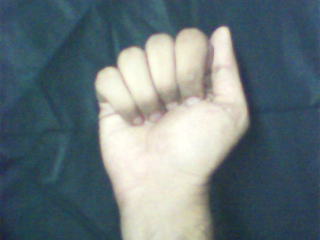
%> input picture data1/A1.bmp, 320 x 240 px
$ octave temp.m   (GNU Octave 9; MATLAB toolbox functions it lacks are replaced by stand-ins)
%> lines starting %> are read from the running program, lines starting %| are printed output that depends on the picture; in (x1, y1, x2, y2) boxes, pixels count from 0 and x2, y2 are one past the last pixel; in counts of white or black regions, pixels touching at a corner belong together; the program's own positions count from 1
clc
clear all
a = imread('A1.bmp');
%> a is the input picture: size 240x320x3 uint8; mean R, G, B 104, 118.5, 123.4
figure, imshow(a);
b = rgb2ycbcr(a);
%> b: size 240x320x3 uint8; mean of channels 1, 2, 3 114.5, 132.3, 121.3
c = b(:,:,1);
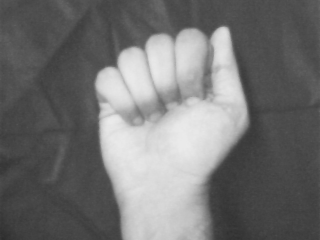
%> c: size 240x320 uint8; min 44, max 235, mean 114.5
% imview(c)
c = roicolor(c,0,100);
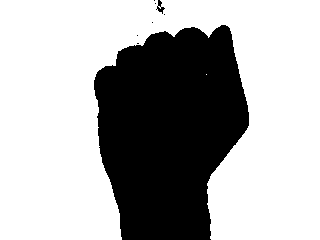
%> c: size 240x320 logical; 67.6% white; 8 black regions (6 under 20 px), largest, box (x1, y1, x2, y2) and area: (94, 25, 249, 240) 24846, (156, 0, 165, 14) 51
% imview(c)
c =~ c;
[lab,num]=bwlabel(c,8);
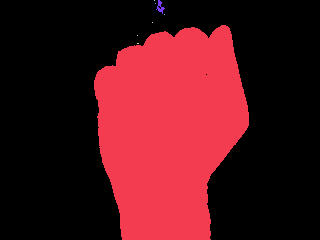
%> lab: size 240x320 double; 9 distinct labels, from 0 to 8; one colour per label, 0 black
%> num = 8
sizeblob = zeros(1,num);
for i=1:num,
    sizeblob(i) = length(find(lab==i));
end
%> this loop made 8 passes
%> after the loop, sizeblob = [24846 1 2 1 1 1 51 1]
    [maxno largestBlobNo] = max(sizeblob);
%> maxno = 24846; largestBlobNo = 1
    outim = zeros(size(c),'uint8');
    outim(find(lab==largestBlobNo)) = 1;
%> outim: size 240x320 uint8; values 0 (black) and 1 (white), 32.4% white; 1 white region, box (x1, y1, x2, y2) and area: (94, 25, 249, 240) 24846
    last=255*outim;
    im_thresh = last;
figure, imshow(last);

    [r c] = size(last);
%> r = 240; c = 320
    recon = zeros(r,c);

    for i = 1:r
        for j = 1:c

            if last(i,j) == 255
                recon(i,j) = b(i,j,1);

            end
        end
    end
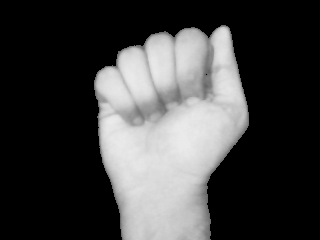
%> recon: size 240x320 double; min 0, max 235, mean 64
recon = uint8(recon);
%> recon: size 240x320 uint8
figure, imshow(recon);
e_rec = edge(recon,'canny');
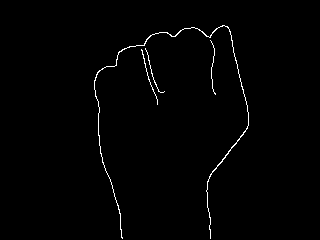
%> e_rec: size 240x320 logical; 1% white in thin lines or dots, all inside (x1, y1, x2, y2) = (94, 25, 249, 239)
figure, imshow(e_rec);
im_edge = e_rec;

$ run again, with data1/A2.bmp copied over data1/A1.bmp
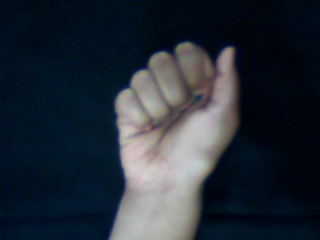
%> input picture data1/A2.bmp, 320 x 240 px
%> a is the input picture: size 240x320x3 uint8; mean R, G, B 36.4, 44.8, 55
%> b: size 240x320x3 uint8; mean of channels 1, 2, 3 53.3, 133.7, 123.6
%> `c = roicolor(c,0,100);`:
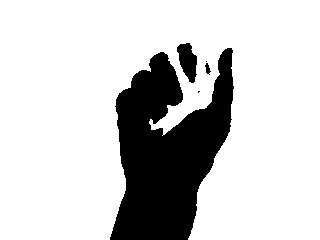
%> c: size 240x320 logical; 80.2% white; 5 black regions (2 under 20 px), largest, box (x1, y1, x2, y2) and area: (110, 48, 234, 240) 14657, (177, 43, 197, 83) 518, (205, 63, 211, 75) 39
%> lab: size 240x320 double; 6 distinct labels, from 0 to 5
%> num = 5
%> the loop `for i=1:num,` made 5 passes
%> after the loop `for i=1:num,`: sizeblob = [14657 518 3 39 1]
%> maxno = 14657; largestBlobNo = 1
%> outim: size 240x320 uint8; values 0 (black) and 1 (white), 19.1% white; 1 white region, box (x1, y1, x2, y2) and area: (110, 48, 234, 240) 14657
%> `e_rec = edge(recon,'canny');`:
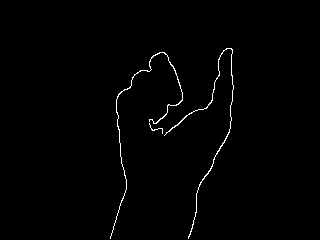
%> e_rec: size 240x320 logical; 0.97% white in thin lines or dots, all inside (x1, y1, x2, y2) = (110, 48, 234, 239)

$ run again, with data1/A3.bmp copied over data1/A1.bmp
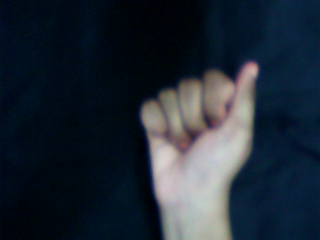
%> input picture data1/A3.bmp, 320 x 240 px
%> a is the input picture: size 240x320x3 uint8; mean R, G, B 32.3, 42, 53.1
%> b: size 240x320x3 uint8; mean of channels 1, 2, 3 50.6, 134.3, 122.9
%> `c = roicolor(c,0,100);`:
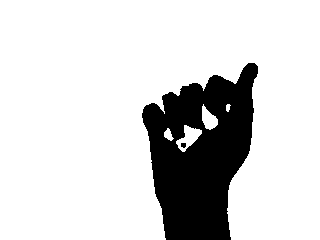
%> c: size 240x320 logical; 83.1% white; 2 black regions, box (x1, y1, x2, y2) and area: (142, 63, 258, 240) 12993, (181, 143, 186, 148) 22
%> lab: size 240x320 double; 3 distinct labels, from 0 to 2
%> num = 2
%> the loop `for i=1:num,` made 2 passes
%> after the loop `for i=1:num,`: sizeblob = [12993 22]
%> maxno = 12993; largestBlobNo = 1
%> outim: size 240x320 uint8; values 0 (black) and 1 (white), 16.9% white; 1 white region, box (x1, y1, x2, y2) and area: (142, 63, 258, 240) 12993
%> `e_rec = edge(recon,'canny');`:
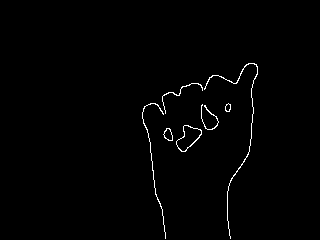
%> e_rec: size 240x320 logical; 0.99% white in thin lines or dots, all inside (x1, y1, x2, y2) = (142, 63, 258, 239)

$ run again, with data1/A4.bmp copied over data1/A1.bmp
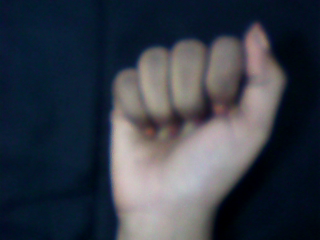
%> input picture data1/A4.bmp, 320 x 240 px
%> a is the input picture: size 240x320x3 uint8; mean R, G, B 53.7, 59.9, 71
%> b: size 240x320x3 uint8; mean of channels 1, 2, 3 66.9, 133.8, 124.5
%> `c = roicolor(c,0,100);`:
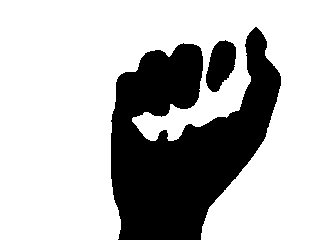
%> c: size 240x320 logical; 71.5% white; 2 black regions, box (x1, y1, x2, y2) and area: (111, 27, 281, 240) 20869, (206, 40, 236, 92) 1057
%> lab: size 240x320 double; 3 distinct labels, from 0 to 2
%> num = 2
%> the loop `for i=1:num,` made 2 passes
%> after the loop `for i=1:num,`: sizeblob = [20869 1057]
%> maxno = 20869; largestBlobNo = 1
%> outim: size 240x320 uint8; values 0 (black) and 1 (white), 27.2% white; 1 white region, box (x1, y1, x2, y2) and area: (111, 27, 281, 240) 20869
%> `e_rec = edge(recon,'canny');`:
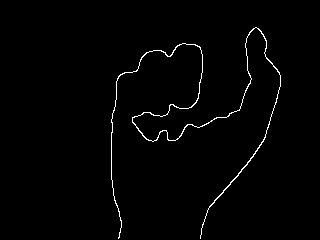
%> e_rec: size 240x320 logical; 1.3% white in thin lines or dots, all inside (x1, y1, x2, y2) = (111, 27, 281, 239)
